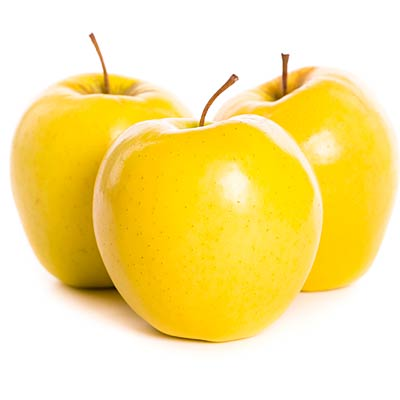
#> input picture apple.jpg, 400 x 400 px
$ python 46_merge.py
#> lines starting #> are read from the running program, lines starting #| are printed output that depends on the picture
from PIL import Image

apple = Image.open("apple.jpg")
#> apple is the input picture: PIL image 400x400 RGB; mean R, G, B 249.3, 228.2, 147.3
r, g, b = apple.split()
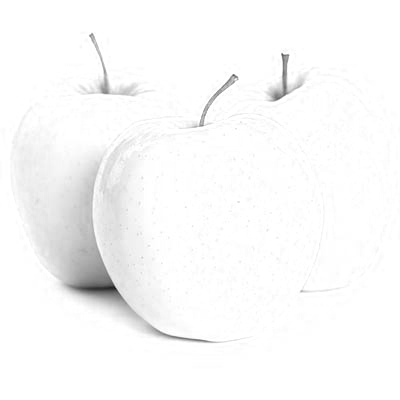
#> r: PIL image 400x400 L; min 25, max 255, mean 249.3
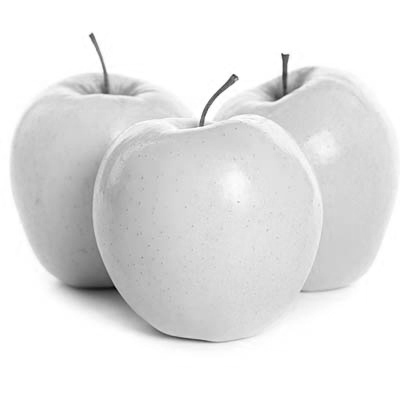
#> g: PIL image 400x400 L; min 0, max 255, mean 228.2
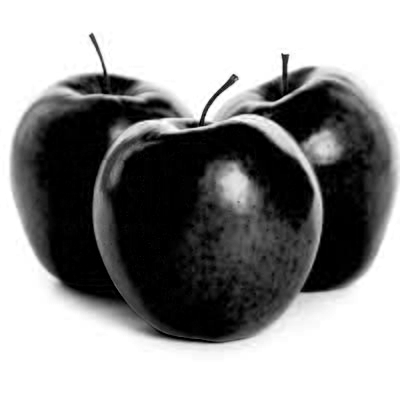
#> b: PIL image 400x400 L; min 0, max 255, mean 147.3

new_img = Image.merge("RGB", (r, g, b))

#new_img.show()

new_img2 = Image.merge("RGB", (b, g, r))
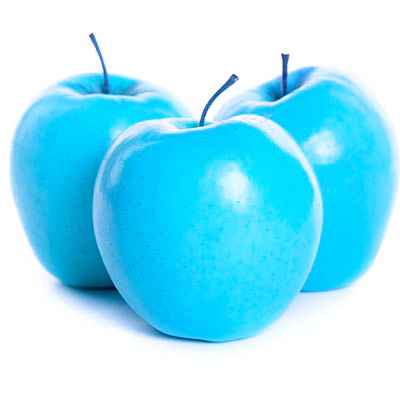
#> new_img2: PIL image 400x400 RGB; mean R, G, B 147.3, 228.2, 249.3

#new_img2.show()

#> (the run stopped early here; a loop or call above may not have finished)

$ run again, with 223.jpg copied over apple.jpg
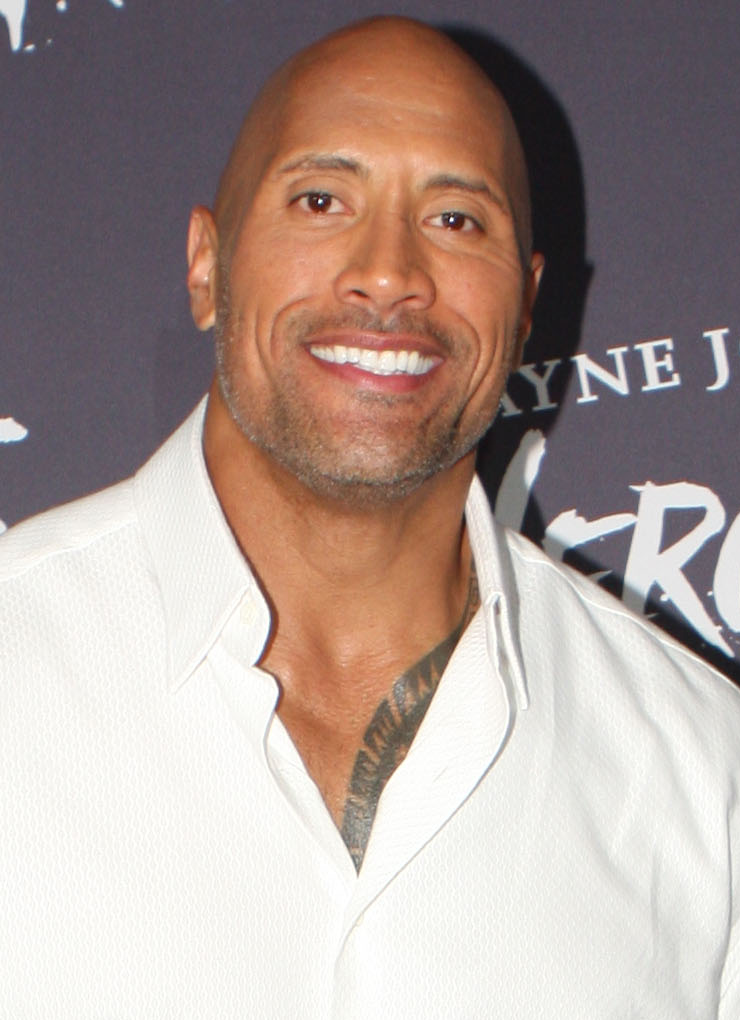
#> input picture 223.jpg, 740 x 1020 px
#> apple is the input picture: PIL image 740x1020 RGB; mean R, G, B 173.1, 156.4, 150.5
#> `r, g, b = apple.split()`:
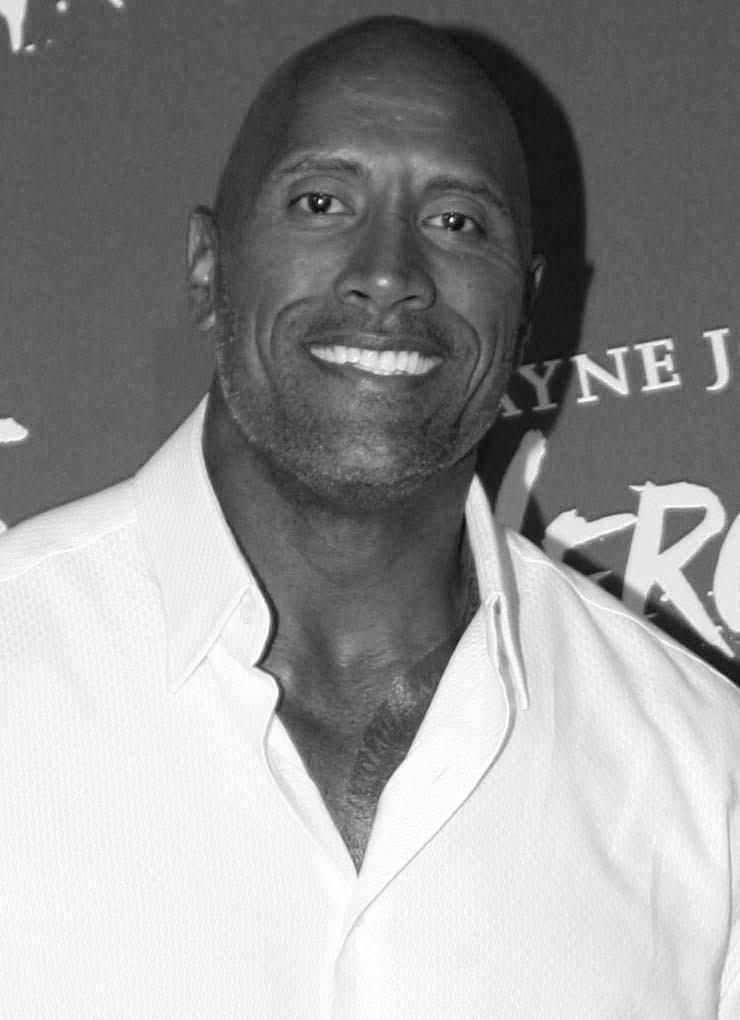
#> b: PIL image 740x1020 L; min 5, max 255, mean 150.5
#> `new_img2 = Image.merge("RGB", (b, g, r))`:
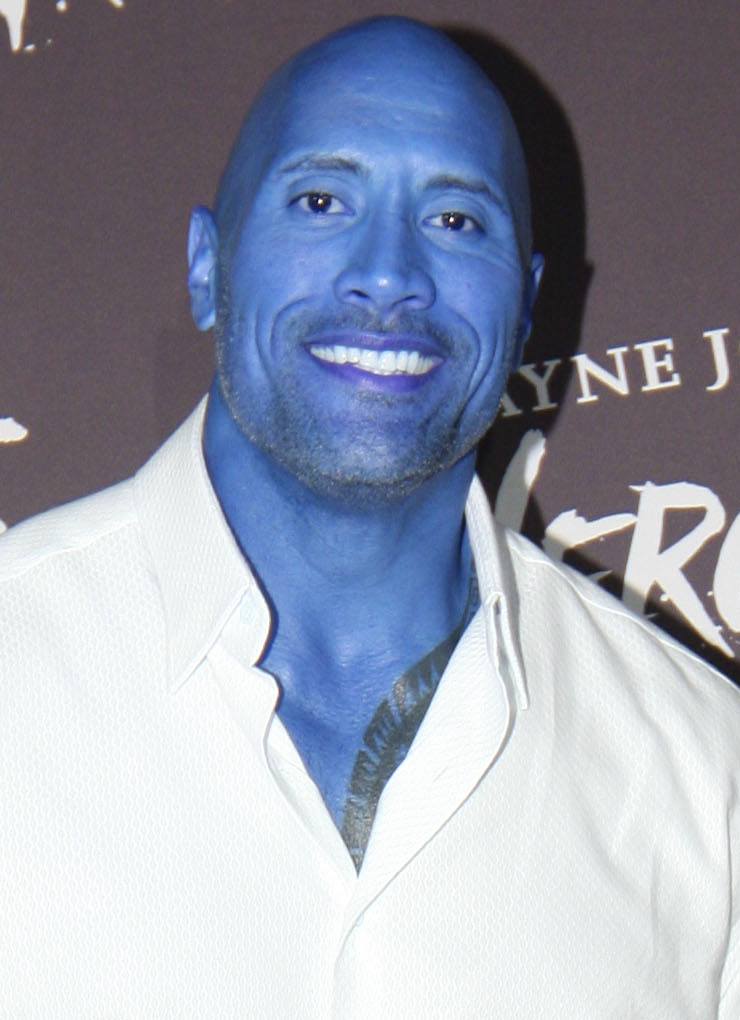
#> new_img2: PIL image 740x1020 RGB; mean R, G, B 150.5, 156.4, 173.1
